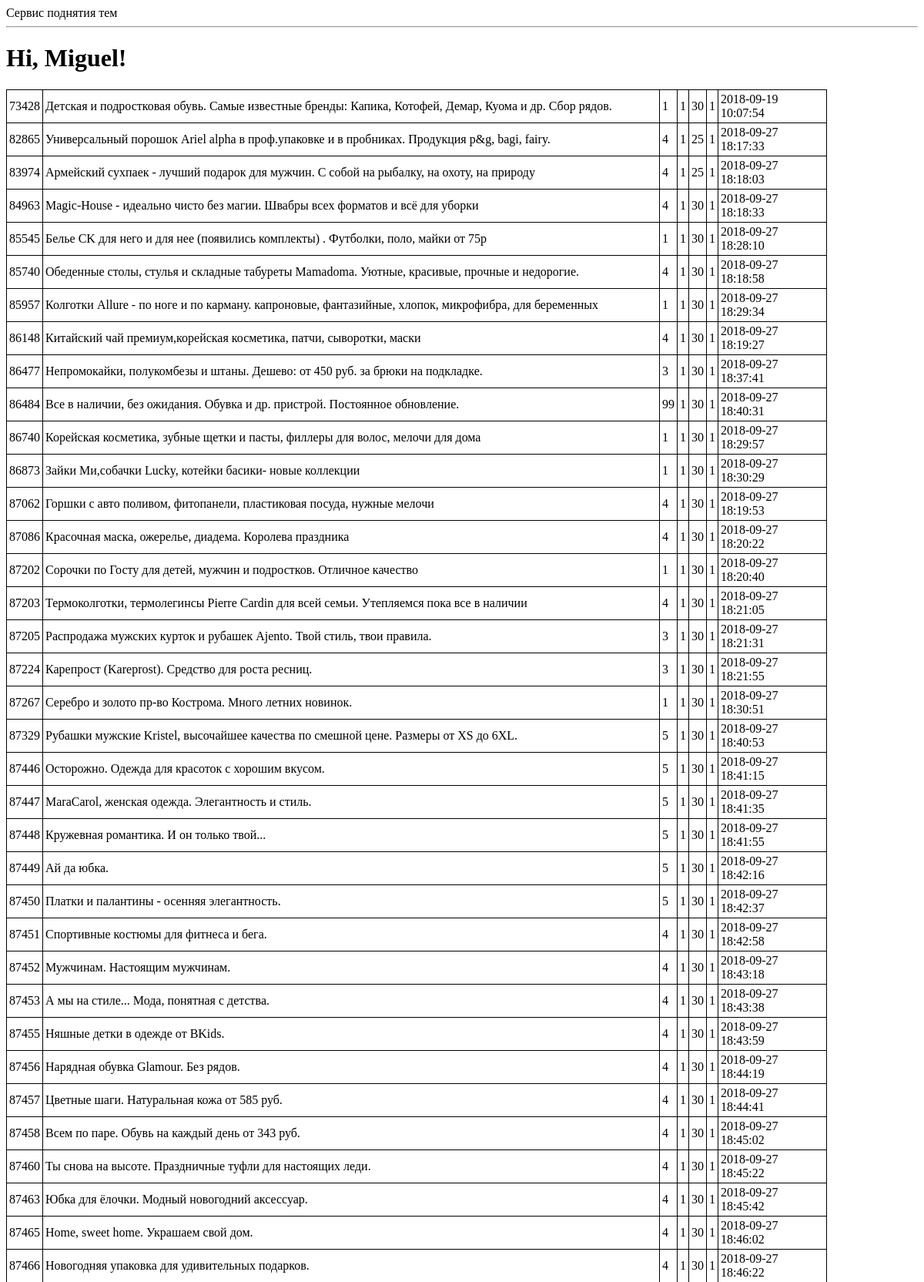
The page /2a (upper part) on the database its author committed.
### tables this page shows
CREATE TABLE topics (id INTEGER PRIMARY KEY UNIQUE NOT NULL, name VARCHAR (250) NOT NULL, ref VARCHAR (100), time_start TIME DEFAULT (7), time_stop TIME DEFAULT (23.05), interval_minutes INTEGER DEFAULT (30), user_id INTEGER REFERENCES users (id), last_up_time TIME DEFAULT (1), active INT DEFAULT (1), page INT, maxpage INT DEFAULT (1), actual INT DEFAULT (1), good_id INT DEFAULT (0));

### app.py (the view)
@app.route('/2a', methods=["GET"])
def index2():
    tpcs=engine.execute("""select t.id,
                                   t.name,
                                   t.page,
                                   t.maxpage,
                                   t.interval_minutes,
                                   t.active,
                                   datetime(last_up_time, 'unixepoch', 'localtime') up_time
                           from topics t
                           where actual=1""")
    user = {'username': 'Miguel'}
    posts = [
        {
            'author': {'username': 'John'},
            'body': 'Beautiful day in Portland!'
        },
        {
            'author': {'username': 'Susan'},
            'body': 'The Avengers movie was so cool!'
        }
    ]
    return render_template('index.html', title='Home', tpcs=tpcs, user=user)

### templates/index.html
{% extends "base.html" %}
{% block content %}
    <h1>Hi, {{ user.username }}!</h1>
    <table>
    {% for row in tpcs %}
        <tr>
            <td>{{ row["id"] }}</td>
            <td>{{ row["name"] }}</td>
            <td>{{ row["page"] }}</td>
            <td>{{ row["maxpage"] }}</td>
            <td>{{ row["interval_minutes"] }}</td>
            <td>{{ row["active"] }}</td>
            <td>{{ row["up_time"] }}</td>
        </tr>
    {% endfor %}
    </table>
{% endblock %}

### templates/base.html (shortened to what this page needs)
<html>
    <head>
    </head>
    <body>
        <div>
            Сервис поднятия тем
        </div>
        <hr>
        {% block content %}{% endblock %}
    </body>
</html>

### templates/base.html (style rules this page uses)
TABLE { width: 90%; border-collapse: collapse; }
TD, TH { padding: 3px; border: 1px solid black; }

### rows shown on the page
topics: id "73428", name "Детская и подростковая обувь. Самые известные бренды: Капика, Котофей, Демар, Куома и др. Сбор рядов.", page "1", maxpage "1", interval_minutes "30", active "1", up_time "2018-09-19 10:07:54"
topics: id "82865", name "Универсальный порошок Ariel alpha в проф.упаковке и в пробниках. Продукция p&g, bagi, fairy.", page "4", maxpage "1", interval_minutes "25", active "1", up_time "2018-09-27 18:17:33"
topics: id "83974", name "Армейский сухпаек - лучший подарок для мужчин. С собой на рыбалку, на охоту, на природу", page "4", maxpage "1", interval_minutes "25", active "1", up_time "2018-09-27 18:18:03"
topics: id "84963", name "Magic-House - идеально чисто без магии. Швабры всех форматов и всё для уборки", page "4", maxpage "1", interval_minutes "30", active "1", up_time "2018-09-27 18:18:33"
topics: id "85545", name "Белье CK для него и для нее (появились комплекты) . Футболки, поло, майки от 75р", page "1", maxpage "1", interval_minutes "30", active "1", up_time "2018-09-27 18:28:10"
topics: id "85740", name "Обеденные столы, стулья и складные табуреты Mamadoma. Уютные, красивые, прочные и недорогие.", page "4", maxpage "1", interval_minutes "30", active "1", up_time "2018-09-27 18:18:58"
topics: id "85957", name "Колготки Allure - по ноге и по карману. капроновые, фантазийные, хлопок, микрофибра, для беременных", page "1", maxpage "1", interval_minutes "30", active "1", up_time "2018-09-27 18:29:34"
topics: id "86148", name "Китайский чай премиум,корейская косметика, патчи, сыворотки, маски", page "4", maxpage "1", interval_minutes "30", active "1", up_time "2018-09-27 18:19:27"
topics: id "86477", name "Непромокайки, полукомбезы и штаны. Дешево: от 450 руб. за брюки на подкладке.", page "3", maxpage "1", interval_minutes "30", active "1", up_time "2018-09-27 18:37:41"
topics: id "86484", name "Все в наличии, без ожидания. Обувка и др. пристрой. Постоянное обновление.", page "99", maxpage "1", interval_minutes "30", active "1", up_time "2018-09-27 18:40:31"
topics: id "86740", name "Корейская косметика, зубные щетки и пасты, филлеры для волос, мелочи для дома", page "1", maxpage "1", interval_minutes "30", active "1", up_time "2018-09-27 18:29:57"
topics: id "86873", name "Зайки Ми,собачки Lucky, котейки басики- новые коллекции", page "1", maxpage "1", interval_minutes "30", active "1", up_time "2018-09-27 18:30:29"
topics: id "87062", name "Горшки с авто поливом, фитопанели, пластиковая посуда, нужные мелочи", page "4", maxpage "1", interval_minutes "30", active "1", up_time "2018-09-27 18:19:53"
topics: id "87086", name "Красочная маска, ожерелье, диадема. Королева праздника", page "4", maxpage "1", interval_minutes "30", active "1", up_time "2018-09-27 18:20:22"
topics: id "87202", name "Сорочки по Госту для детей, мужчин и подростков. Отличное качество", page "1", maxpage "1", interval_minutes "30", active "1", up_time "2018-09-27 18:20:40"
topics: id "87203", name "Термоколготки, термолегинсы Pierre Cardin для всей семьи. Утепляемся пока все в наличии", page "4", maxpage "1", interval_minutes "30", active "1", up_time "2018-09-27 18:21:05"
topics: id "87205", name "Распродажа мужских курток и рубашек Ajento. Твой стиль, твои правила.", page "3", maxpage "1", interval_minutes "30", active "1", up_time "2018-09-27 18:21:31"
topics: id "87224", name "Карепрост (Kareprost). Средство для роста ресниц.", page "3", maxpage "1", interval_minutes "30", active "1", up_time "2018-09-27 18:21:55"
topics: id "87267", name "Серебро и золото пр-во Кострома. Много летних новинок.", page "1", maxpage "1", interval_minutes "30", active "1", up_time "2018-09-27 18:30:51"
topics: id "87329", name "Рубашки мужские Kristel, высочайшее качества по смешной цене. Размеры от XS до 6XL.", page "5", maxpage "1", interval_minutes "30", active "1", up_time "2018-09-27 18:40:53"
topics: id "87446", name "Осторожно. Одежда для красоток с хорошим вкусом.", page "5", maxpage "1", interval_minutes "30", active "1", up_time "2018-09-27 18:41:15"
topics: id "87447", name "MaraCarol, женская одежда. Элегантность и стиль.", page "5", maxpage "1", interval_minutes "30", active "1", up_time "2018-09-27 18:41:35"
topics: id "87448", name "Кружевная романтика. И он только твой...", page "5", maxpage "1", interval_minutes "30", active "1", up_time "2018-09-27 18:41:55"
topics: id "87449", name "Ай да юбка.", page "5", maxpage "1", interval_minutes "30", active "1", up_time "2018-09-27 18:42:16"
topics: id "87450", name "Платки и палантины - осенняя элегантность.", page "5", maxpage "1", interval_minutes "30", active "1", up_time "2018-09-27 18:42:37"
topics: id "87451", name "Спортивные костюмы для фитнеса и бега.", page "4", maxpage "1", interval_minutes "30", active "1", up_time "2018-09-27 18:42:58"
topics: id "87452", name "Мужчинам. Настоящим мужчинам.", page "4", maxpage "1", interval_minutes "30", active "1", up_time "2018-09-27 18:43:18"
topics: id "87453", name "А мы на стиле... Мода, понятная с детства.", page "4", maxpage "1", interval_minutes "30", active "1", up_time "2018-09-27 18:43:38"
topics: id "87455", name "Няшные детки в одежде от BKids.", page "4", maxpage "1", interval_minutes "30", active "1", up_time "2018-09-27 18:43:59"
topics: id "87456", name "Нарядная обувка Glamour. Без рядов.", page "4", maxpage "1", interval_minutes "30", active "1", up_time "2018-09-27 18:44:19"
topics: id "87457", name "Цветные шаги. Натуральная кожа от 585 руб.", page "4", maxpage "1", interval_minutes "30", active "1", up_time "2018-09-27 18:44:41"
topics: id "87458", name "Всем по паре. Обувь на каждый день от 343 руб.", page "4", maxpage "1", interval_minutes "30", active "1", up_time "2018-09-27 18:45:02"
topics: id "87460", name "Ты снова на высоте. Праздничные туфли для настоящих леди.", page "4", maxpage "1", interval_minutes "30", active "1", up_time "2018-09-27 18:45:22"
topics: id "87463", name "Юбка для ёлочки. Модный новогодний аксессуар.", page "4", maxpage "1", interval_minutes "30", active "1", up_time "2018-09-27 18:45:42"
topics: id "87465", name "Home, sweet home. Украшаем свой дом.", page "4", maxpage "1", interval_minutes "30", active "1", up_time "2018-09-27 18:46:02"
topics: id "87466", name "Новогодняя упаковка для удивительных подарков.", page "4", maxpage "1", interval_minutes "30", active "1", up_time "2018-09-27 18:46:22"

### other values the page prints
{{ user.username }} "Miguel"
